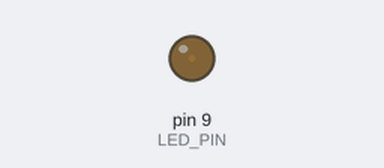
A sketch run on a simulated Arduino Uno, built with avr-gcc and run on an emulated ATmega328P. On the bench: output pins drawn as LEDs (lit = HIGH).

Above: at 0.05 s.
At 1.75 s:
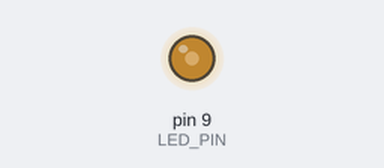
At 3.45 s:
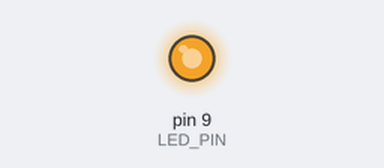
At 6.9 s:
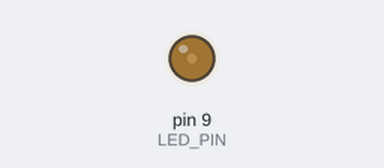
Timing chart, 0 to 10.0 s (numbered marks = the images above):
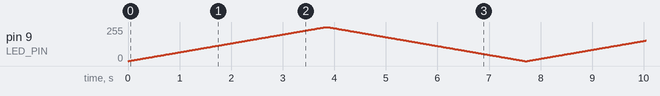

The sketch:

led_brightness5.ino
```cpp
#define LED_PIN 9 // 9 is taken for PWM

void setup()
{
  pinMode(9, OUTPUT);
}

void loop()
{
  int light;
  for(light = 0; light <= 255; light ++)
  {
    analogWrite(9, light);
    delay(15);
  }

  delay(20);

  for(light = 255; light >= 0; light --)
  {
    analogWrite(9, light);
    delay(15);
  }

  delay(20);
}
```
